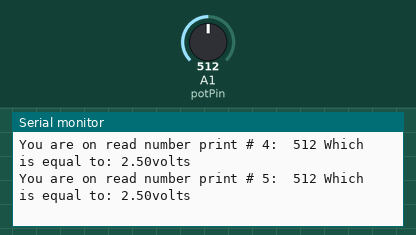
Bench run of a sketch on a simulated Arduino Uno, built with avr-gcc and run on an emulated ATmega328P. On the bench: the last lines printed to the serial monitor. The inputs (shaded band) are chosen by the test bench; at power-on: A1 (potPin) = 512.

Above: at 1.2 s.
1.3 s: A1 (potPin) set to 716
At 1.45 s:
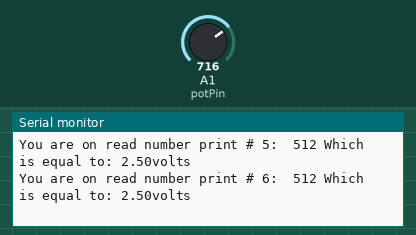
2.8 s: A1 (potPin) set to 900
At 2.98 s:
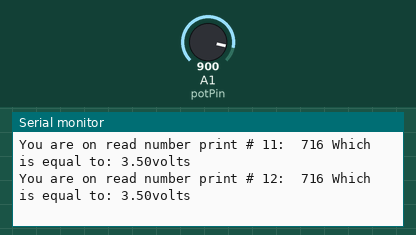
Timing chart, 0 to 5.8 s (numbered marks = the images above; inputs shaded):
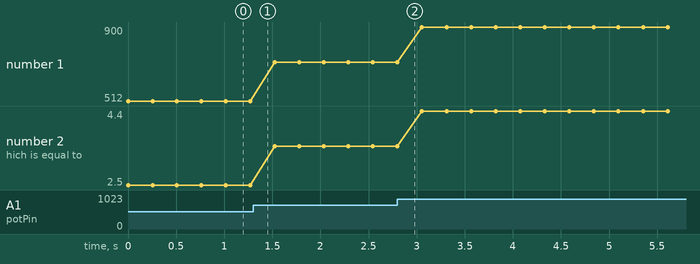

The sketch:

sketch_aug29b.ino
```cpp
int potPin = A1; //Assign int potPin to A1
int readValue;
float voltage;

void setup() {
  pinMode(potPin, INPUT); //Setting potPin as and input pin

  Serial.begin(9600); //Start the serial monitor


}

void loop() {

  for(int j = 1; j>0; j=j+1){
  readValue = analogRead(potPin); //Read the voltage in potPin and take it into value variable
  voltage =  (5./ 1023.) * readValue; // Calculate the voltage read;
  Serial.print("You are on read number print # ");
  Serial.print(j);
  Serial.print(":  ");
  Serial.print(readValue); //Print the value of the volatage to the serial monitor
  Serial.print(" Which is equal to: ");
  Serial.print(voltage);
  Serial.println("volts");
  delay(250); // wait
  }

}
```

Measured:
- plotted number 1: 512 → 716 after the input at 1.3 s, 716 → 900 after the input at 2.8 s
- plotted number 2: 2.5 → 3.5 after the input at 1.3 s, 3.5 → 4.4 after the input at 2.8 s
